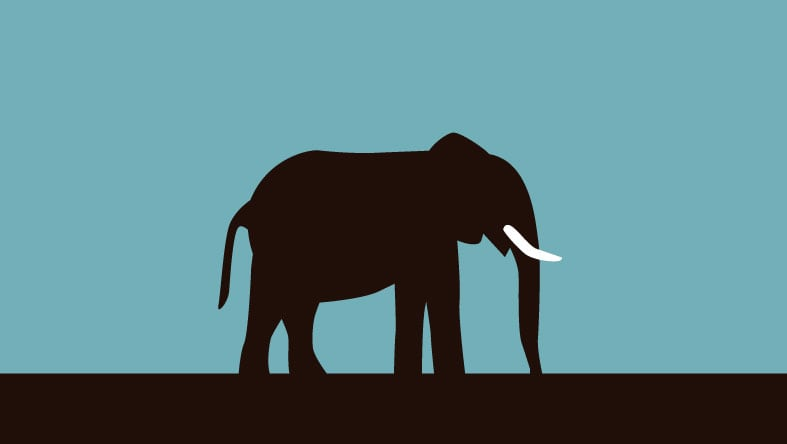
#> input picture domasna_2/image.jpg, 787 x 444 px
$ python main.py
#> lines starting #> are read from the running program, lines starting #| are printed output that depends on the picture; after the words box and inside, x2 and y2 are one past the last pixel; in counts of white or black regions, pixels touching at a corner belong together
import cv2
import numpy as np

def compass_operator(image, threshold=100):
    #филтри за compass операторот
    north_filter = np.array([[5, 5, 5],
                             [-3, 0, -3],
                             [-3, -3, -3]])
    south_filter = np.array([[-3, -3, -3],
                             [-3, 0, -3],
                             [5, 5, 5]])
    east_filter = np.array([[-3, -3, 5],
                            [-3, 0, 5],
                            [-3, -3, 5]])
    west_filter = np.array([[5, -3, -3],
                            [5, 0, -3],
                            [5, -3, -3]])

    #примена на филтрите на сликата
    north_edge = cv2.filter2D(image, -1, north_filter)
    south_edge = cv2.filter2D(image, -1, south_filter)
    east_edge = cv2.filter2D(image, -1, east_filter)
    west_edge = cv2.filter2D(image, -1, west_filter)

    #комбинација на резултатите од сите филтри
    combined_edges = cv2.max(north_edge, south_edge)
    combined_edges = cv2.max(combined_edges, east_edge)
    combined_edges = cv2.max(combined_edges, west_edge)

    #примена на праг за филтрирање на резултатите
    _, edges_thresh = cv2.threshold(combined_edges, threshold, 255, cv2.THRESH_BINARY)

    return edges_thresh

#читање на сликата
image = cv2.imread('image.jpg', cv2.IMREAD_GRAYSCALE)
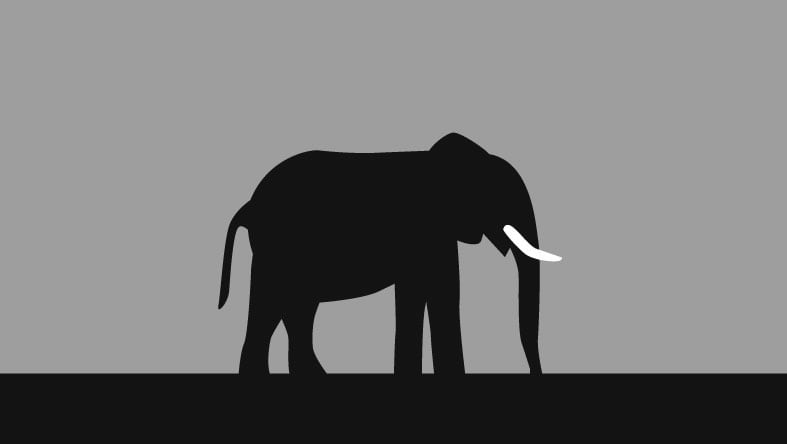
#> image: shape (444, 787); min 0, max 255, mean 116.8

#пресметување на compass операторот
edges = compass_operator(image, threshold=100)
#> in compass_operator, `north_edge = cv2.filter2D(image, -1, north_filter)`:
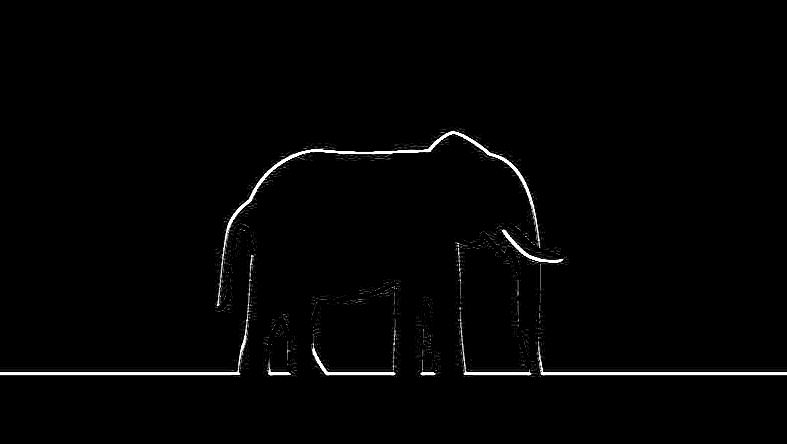
#> north_edge: shape (444, 787); min 0, max 255, mean 3.7
#> in compass_operator, `south_edge = cv2.filter2D(image, -1, south_filter)`:
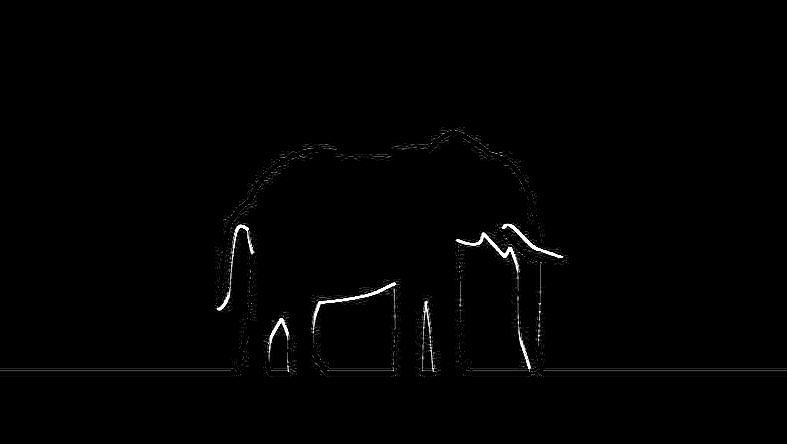
#> south_edge: shape (444, 787); min 0, max 255, mean 2
#> in compass_operator, `east_edge = cv2.filter2D(image, -1, east_filter)`:
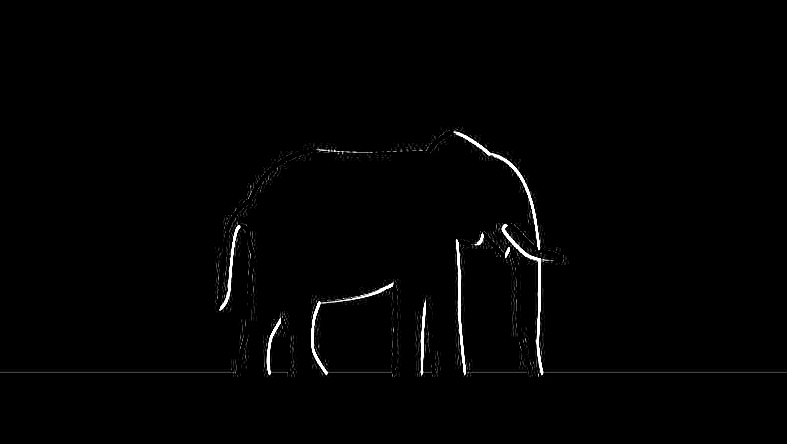
#> east_edge: shape (444, 787); min 0, max 255, mean 2.7
#> in compass_operator, `west_edge = cv2.filter2D(image, -1, west_filter)`:
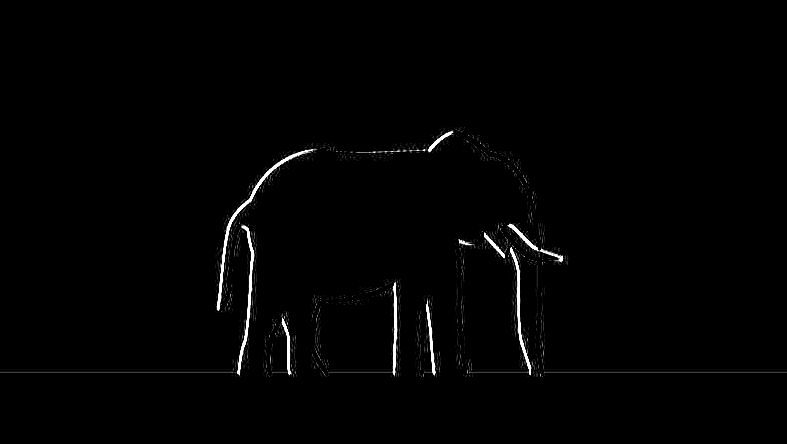
#> west_edge: shape (444, 787); min 0, max 255, mean 2.7
#> in compass_operator, `combined_edges = cv2.max(combined_edges, east_edge)`:
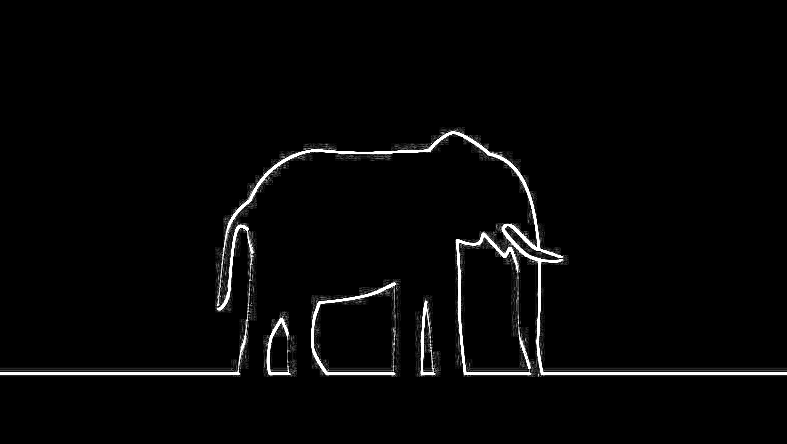
#> combined_edges: shape (444, 787); min 0, max 255, mean 6.5
#> in compass_operator, `_, edges_thresh = cv2.threshold(combined_edges, threshold, 255, cv2.TH..`:
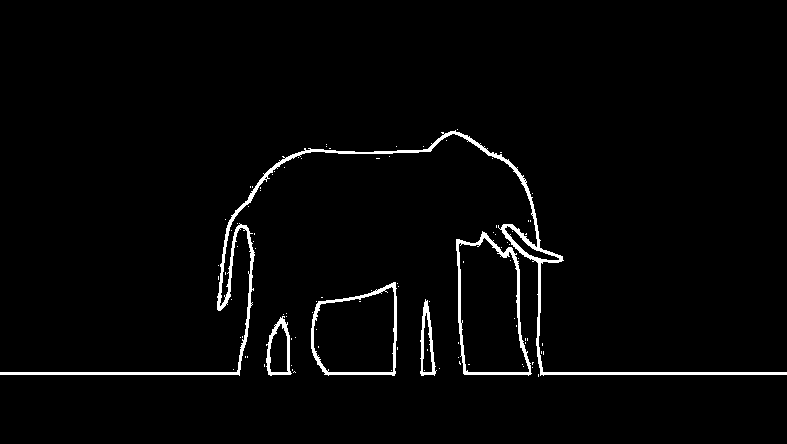
#> edges_thresh: shape (444, 787); 2.4% white; 97 white regions (92 under 20 px), largest, box (x1, y1, x2, y2) and area: (0, 130, 787, 376) 4897, (456, 231, 532, 376) 1293, (311, 282, 397, 376) 1008, (266, 316, 292, 376) 464, (420, 299, 437, 376) 462

#прикажување на резултатите
cv2.imshow('originalna slika', image)
cv2.imshow('compass slika', edges)
cv2.waitKey(0)
cv2.destroyAllWindows()
